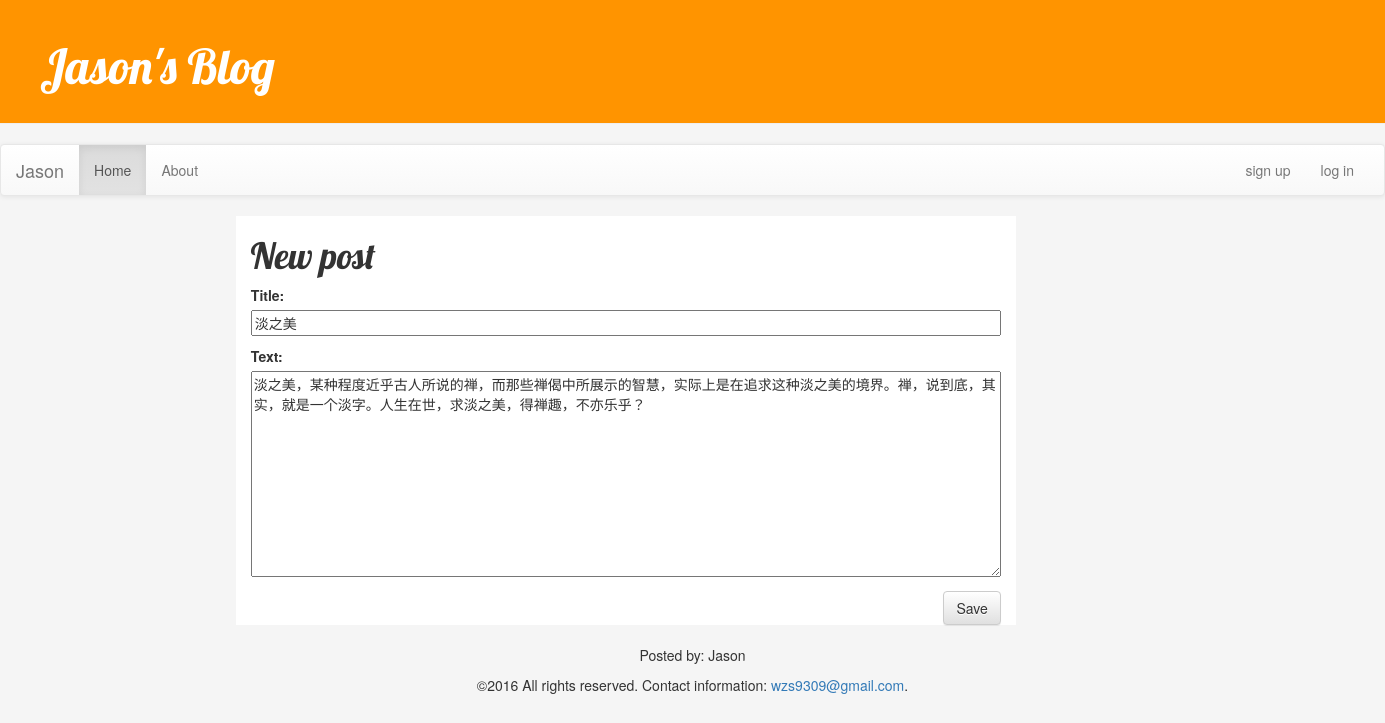
/post/12/edit/, run on the app's committed database.
### blog/models.py (models this page shows, shortened)
class Post(models.Model):
    author = models.ForeignKey('auth.User')
    title = models.CharField(max_length=200)
    text = models.TextField()
    created_date = models.DateTimeField(
            default=timezone.now)
    published_date = models.DateTimeField(
            blank=True, null=True)

### blog/views.py (the view)
# urls.py: url(r'^post/(?P<pk>[0-9]+)/edit/$', views.post_edit, name='post_edit'),
def post_edit(request, pk):
    post = get_object_or_404(Post, pk=pk)
    if request.method == "POST":
        form = PostForm(request.POST, instance=post)
        if form.is_valid():
            post = form.save(commit=False)
            post.author = request.user
            post.published_date = timezone.now()
            post.save()
            return redirect('blog.views.post_detail', pk=post.pk)
    else:
        form = PostForm(instance=post)
    return render(request, 'blog/post_edit.html', {'form': form})

### blog/forms.py
class PostForm(forms.ModelForm):
    class Meta:
        model = Post
        fields = ('title', 'text',)

### blog/templates/blog/post_edit.html
{% extends 'blog/base.html' %}
{% block content %}
    <h1>New post</h1>
    <form method="POST" class="post-form">{% csrf_token %}
        {{ form.as_p }}
        <button type="submit" class="save btn btn-default">Save</button>
    </form>
{% endblock %}

### blog/static/css/blog.css (style rules this page uses)
h1, h2, h3, h4 { font-family: 'Lobster', cursive; }
.save { float: right; }
.post-form textarea, .post-form input { width: 100%; }

### data on the page
Post: title "淡之美", text "淡之美，某种程度近乎古人所说的禅，而那些禅偈中所展示的智慧，实际上是在追求这种淡之美的境界。禅，说到底，其实，就是一个淡字。人生在世，求淡之美，得禅趣，不亦乐乎？"
